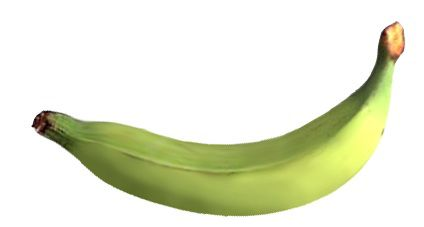
#> input picture CV System/Cleaning dataset/Template images/template_1.jpg, 424 x 227 px, given in place of template_1.jpgtemplate_1.jpg, which was not available
$ python -i prep_bincontour.py   (imports and definitions only)
#> lines starting #> are read from the running program, lines starting #| are printed output that depends on the picture; pictures that were not available may be replaced by others from this repository, and a replacement may not be noted
### CV System/Cleaning dataset/LocalBinaryPattern.py
import numpy as np
from skimage.feature import local_binary_pattern

class LocalBinaryPatterns:
	def __init__(self, numPoints, radius):
		# store the number of points and radius
		self.numPoints = numPoints
		self.radius = radius
	def describe(self, image, eps=1e-7):
		# compute the Local Binary Pattern representation
		# of the image, and then use the LBP representation
		# to build the histogram of patterns
		lbp = local_binary_pattern(image, self.numPoints,
			self.radius, method="uniform")
		(hist, _) = np.histogram(lbp.ravel(),
			bins=np.arange(0, self.numPoints + 3),
			range=(0, self.numPoints + 2))
		# normalize the histogram
		hist = hist.astype("float")
		hist /= (hist.sum() + eps)
		# return the histogram of Local Binary Patterns
		return hist

### CV System/Cleaning dataset/prep_bincontour.py
import imutils
from os import listdir
from os.path import isfile, join
import numpy as np
from matplotlib import pyplot as plt
from statistics import mean, median
from joblib import load
from LocalBinaryPattern import LocalBinaryPatterns
import cv2


# Detection using pre trained model
def binClassifier(phase, input_image):
    #cv2.imshow(phase, input_image)
    decoding = {
        0: "Non banana",
        1: "Banana"
    }
    radius = 3
    no_points = 8 * radius
    desc = LocalBinaryPatterns(no_points, radius)
    image = cv2.cvtColor(input_image, cv2.COLOR_BGR2GRAY)
    hist = desc.describe(image)
    hist = np.array(hist)
    model = load('../Detecting banano/classifier.joblib')
    prediction = model.predict(hist.reshape(1, -1))
    print("Phase: {0} -->  Prediction: {1}".format(phase, decoding[prediction[0]]))
    return prediction

# ---------------- Finding Object to crop it -----------------------------
# [125 lines left out: functions binMask, histogram, hog, not called in this run]

def main(sourcepath, outputpath):
#> called with sourcepath = 'Template images/template_1.jpg', outputpath = 'out.png'
    print(outputpath)
    # [5 lines of commented-out code are left out]

    onlyfiles = [f for f in listdir(sourcepath) if(isfile(join(sourcepath, f)))]
    count = 0
    for i, files in enumerate(onlyfiles):
        if(".jpg" in onlyfiles[i]):
            image_path = sourcepath + files
            #print("{0} => {1}".format(i, image_path))

            img = cv2.imread(image_path)
#> img is the input picture: shape (227, 424, 3); mean B, G, R 209.9, 232.6, 228.9
            img = cv2.resize(img, (150, 150))
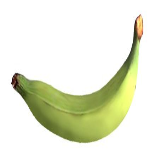
#> img: shape (150, 150, 3); mean B, G, R 209.8, 232.5, 228.9

            if(img is None):
                print('Could not open or find the images')
                exit(0)

            detector = binClassifier('Full image', img.copy())
#> in binClassifier, `image = cv2.cvtColor(input_image, cv2.COLOR_BGR2GRAY)`:
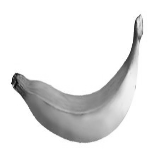
#> image: shape (150, 150); min 10, max 255, mean 228.9
#> in describe, `lbp = local_binary_pattern(image, self.numPoints, self.radius, method=..`:
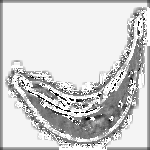
#> lbp: shape (150, 150) float64; min 0, max 25, mean 20.4; drawn with min black and max white
#> in describe, `(hist, _) = np.histogram(lbp.ravel(), bins=np.arange(0, self.numPoints..`: hist = 26 values, max 11536 at index 24, min 46 at index 3, mean 865.4
#> in describe, `hist /= (hist.sum() + eps)`: hist = 26 values, max 0.513 at index 24, min 0.00204 at index 3, mean 0.0385
            if(detector):
                cropped = binMask(img.copy())
                cv2.imwrite(outputpath + str(count) + ".jpg" , cropped)
                # [4 lines of commented-out code are left out]
                count += 1

            else:
                print("No se han encontrado similitudes")
                print("pasando al siguiente...")
        #print("siguiente imagen...")
    print("finalizado, dataset limpio")

# [2 lines not run here, left out]

#> (the run stopped early here; a loop or call above may not have finished)

$ run again, on CV System/Cleaning dataset/Template images/template_3.jpg
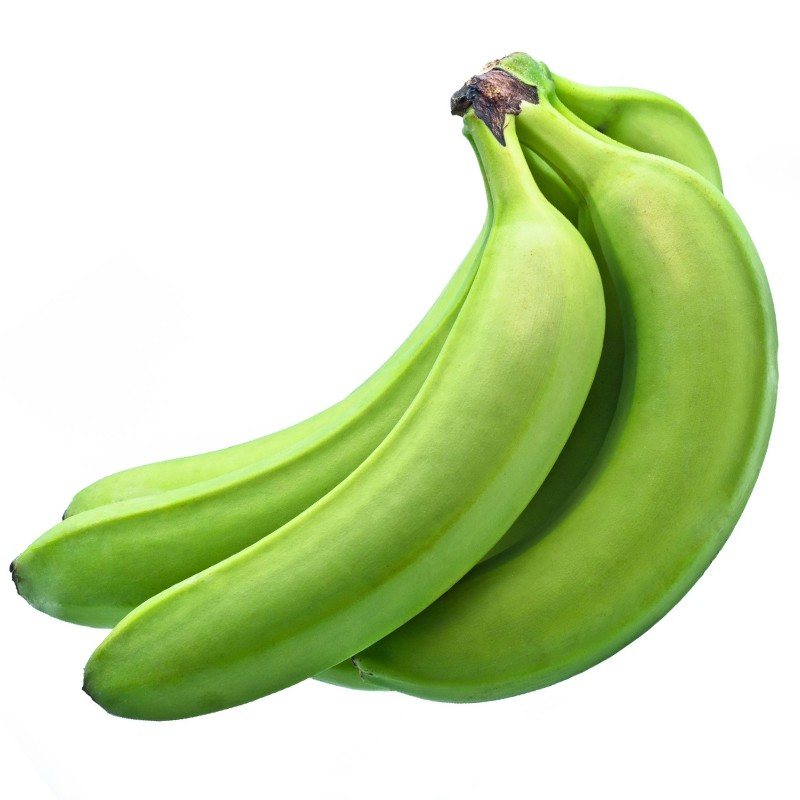
#> input picture CV System/Cleaning dataset/Template images/template_3.jpg, 800 x 800 px, given in place of template_3.jpgtemplate_3.jpg, which was not available
#> in main, img is the input picture: shape (800, 800, 3); mean B, G, R 174, 219, 201.4
#> img: shape (150, 150, 3)
#> in binClassifier, `image = cv2.cvtColor(input_image, cv2.COLOR_BGR2GRAY)`:
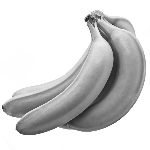
#> image: shape (150, 150); min 29, max 255, mean 208.6
#> in describe, `lbp = local_binary_pattern(image, self.numPoints, self.radius, method=..`:
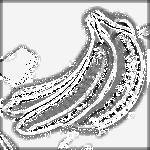
#> lbp: shape (150, 150) float64; min 0, max 25, mean 19.4; drawn with min black and max white
#> in describe, `(hist, _) = np.histogram(lbp.ravel(), bins=np.arange(0, self.numPoints..`: hist = 26 values, max 8323 at index 24, min 106 at index 5, mean 865.4
#> in describe, `hist /= (hist.sum() + eps)`: hist = 26 values, max 0.37 at index 24, min 0.00471 at index 5, mean 0.0385

$ run again, on CV System/Cleaning dataset/Template images/template_4.jpg
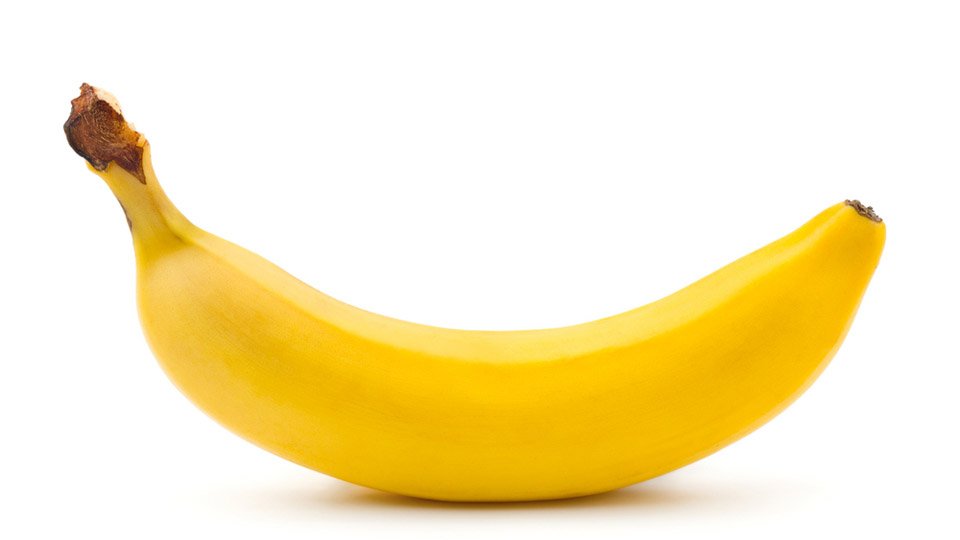
#> input picture CV System/Cleaning dataset/Template images/template_4.jpg, 960 x 540 px, given in place of template_4.jpgtemplate_4.jpg, which was not available
#> in main, img is the input picture: shape (540, 960, 3); mean B, G, R 193.6, 235.9, 249.8
#> img: shape (150, 150, 3)
#> in binClassifier, `image = cv2.cvtColor(input_image, cv2.COLOR_BGR2GRAY)`:
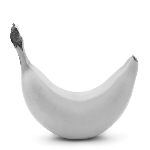
#> image: shape (150, 150); min 47, max 255, mean 235.2
#> in describe, `lbp = local_binary_pattern(image, self.numPoints, self.radius, method=..`:
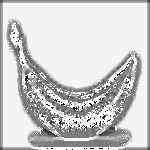
#> lbp: shape (150, 150) float64; min 0, max 25, mean 20.2; drawn with min black and max white
#> in describe, `(hist, _) = np.histogram(lbp.ravel(), bins=np.arange(0, self.numPoints..`: hist = 26 values, max 11790 at index 24, min 22 at index 4, mean 865.4
#> in describe, `hist /= (hist.sum() + eps)`: hist = 26 values, max 0.524 at index 24, min 0.000978 at index 4, mean 0.0385
